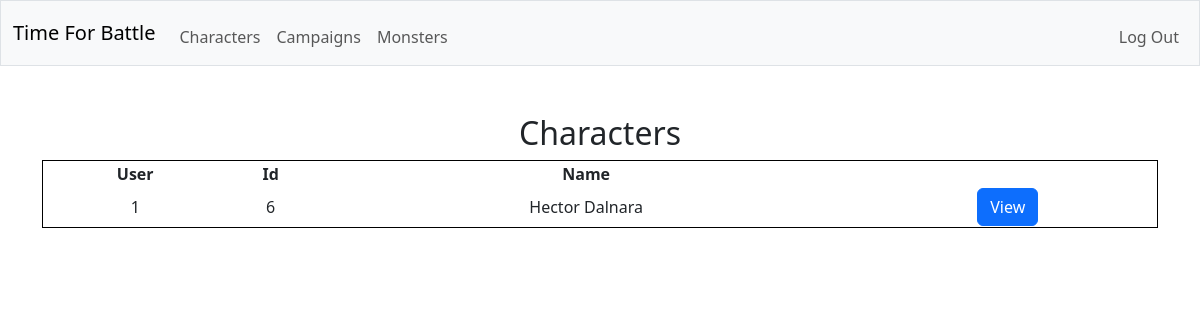
Before: /character_list (signed in) with the older database file.
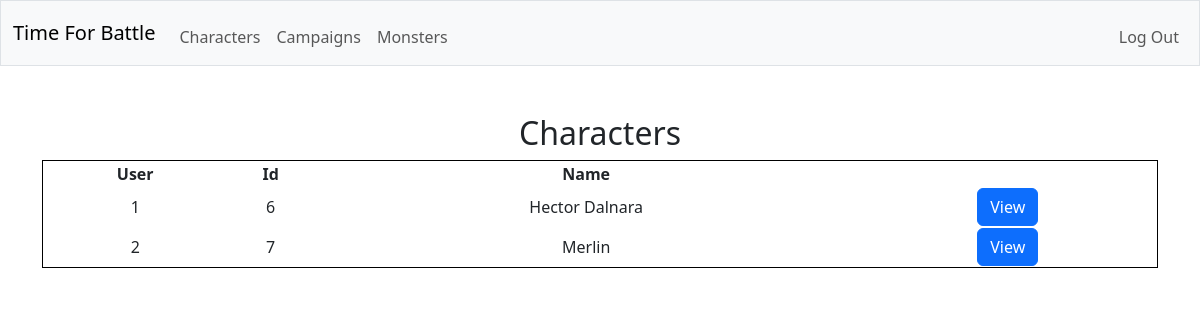
After: the same page with the newer database file.
### tables this page shows
CREATE TABLE characters (creature_id INTEGER NOT NULL, background TEXT NOT NULL, species TEXT NOT NULL, class TEXT NOT NULL,  prof_bonus INT NOT NULL, species_traits TEXT NOT NULL, feats TEXT NOT NULL, acrobatics INTEGER NOT NULL, animal_handling INTEGER NOT NULL, arcana INTEGER NOT NULL, athletics INTEGER NOT NULL, deception INTEGER NOT NULL, history INTEGER NOT NULL, insight INTEGER NOT NULL, intimidation INTEGER NOT NULL, investigation INTEGER NOT NULL, medicine INTEGER NOT NULL, nature INTEGER NOT NULL, perception INTEGER NOT NULL, performance INTEGER NOT NULL, persuasion INTEGER NOT NULL, religion INTEGER NOT NULL, sleight_of_hand INTEGER NOT NULL, stealth INTEGER NOT NULL, survival INTEGER NOT NULL, FOREIGN KEY (creature_id) REFERENCES creatures(id));

CREATE TABLE creatures (id INTEGER PRIMARY KEY NOT NULL, user_id INTEGER NOT NULL, is_player INTEGER NOT NULL, name TEXT NOT NULL, size TEXT NOT NULL, alignment TEXT NOT NULL, armor_class TEXT NOT NULL, max_hitpoints INTEGER NOT NULL, initiative_bonus INTEGER NOT NULL, speed TEXT NOT NULL, strength INTEGER NOT NULL, dexterity INTEGER NOT NULL, constitution INTEGER NOT NULL, intelligence INTEGER NOT NULL, wisdom INTEGER NOT NULL, charisma INTEGER NOT NULL, strength_save_bonus INTEGER NOT NULL, dexterity_save_bonus INTEGER NOT NULL, constitution_save_bonus INTEGER NOT NULL, intelligence_save_bonus INTEGER NOT NULL, wisdom_save_bonus INTEGER NOT NULL, charisma_save_bonus INTEGER NOT NULL, skills TEXT NOT NULL, senses TEXT NOT NULL, languages TEXT NOT NULL, traits TEXT NOT NULL, FOREIGN KEY (user_id) REFERENCES users(id));

### app.py (the view)
@app.route("/character_list")
@login_required
def character_list():
    with sqlite3.connect(database) as conn:
        conn.row_factory = sqlite3.Row
        cur = conn.cursor()
        cur.execute(
            "SELECT * FROM creatures JOIN characters ON characters.creature_id = creatures.id WHERE is_player = ?",
            (1,)
        )
        characters = [dict(row) for row in cur.fetchall()]
    return render_template("character_list.html", characters=characters)

### helpers.py (called while the page is built)
def login_required(f):
    @wraps(f)
    def decorated_function(*args, **kwargs):
        if session.get("user_id") is None:
            return redirect("/login")
        return f(*args, **kwargs)
    return decorated_function

### templates/character_list.html (shortened to what this page needs)
{% extends "layout.html" %}
{% block main %}
    <h2>Characters</h2>
    <table>
        <thead>
            <tr>
                <th>User</th>
                <th>Id</th>
                <th>Name</th>
            </tr>
        </thead>
        <tbody>
            {% for character in characters %}
                <tr>
                    <td>{{ character.user_id }}</td>
                    <td>{{ character.id }}</td>
                    <td>{{ character.name }}</td>
                    <td>
                        <form action="/character/{{ character.id }}" method="get">
                            <button class="btn btn-primary" type="submit">View</button>
                        </form>
                    </td>
                </tr>
            {% endfor %}
        </tbody>
    </table>
{% endblock %}

Changed rows visible on the page:
added characters: user_id "2", id "7", name "Merlin"
